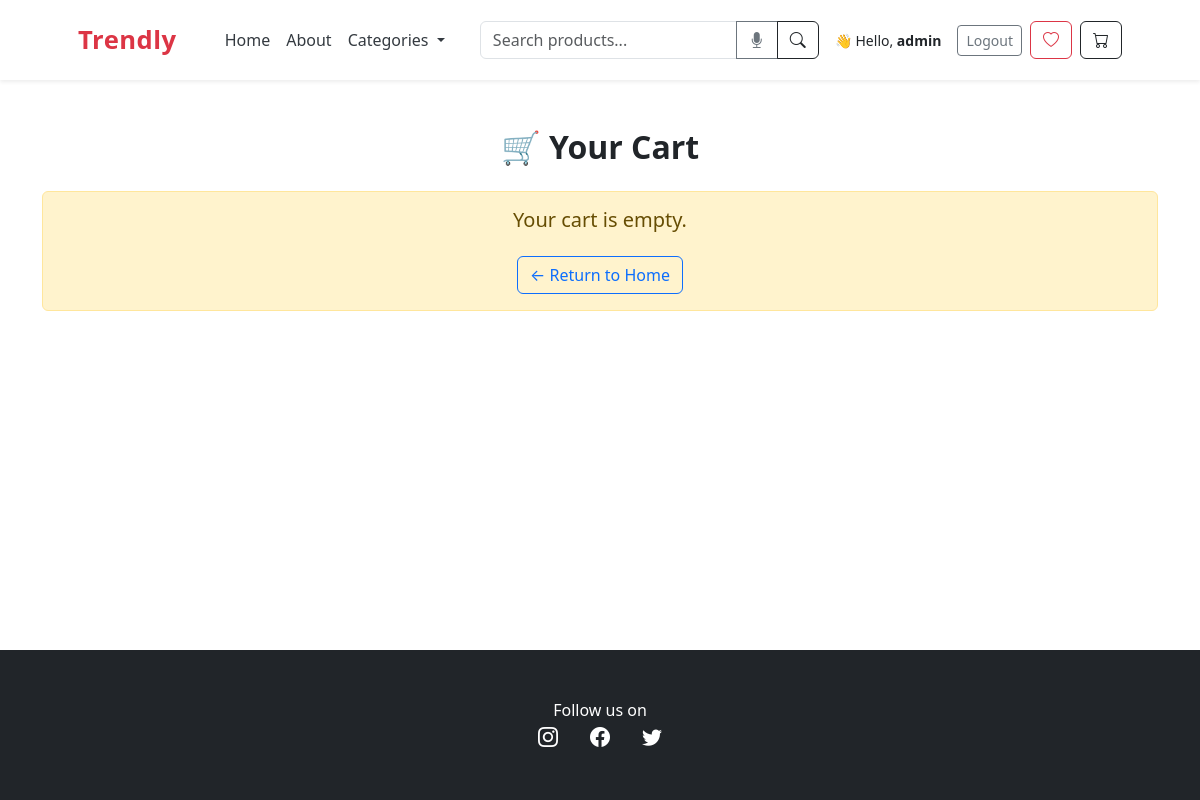
The page /cart/ (signed in) on the database as committed earlier.
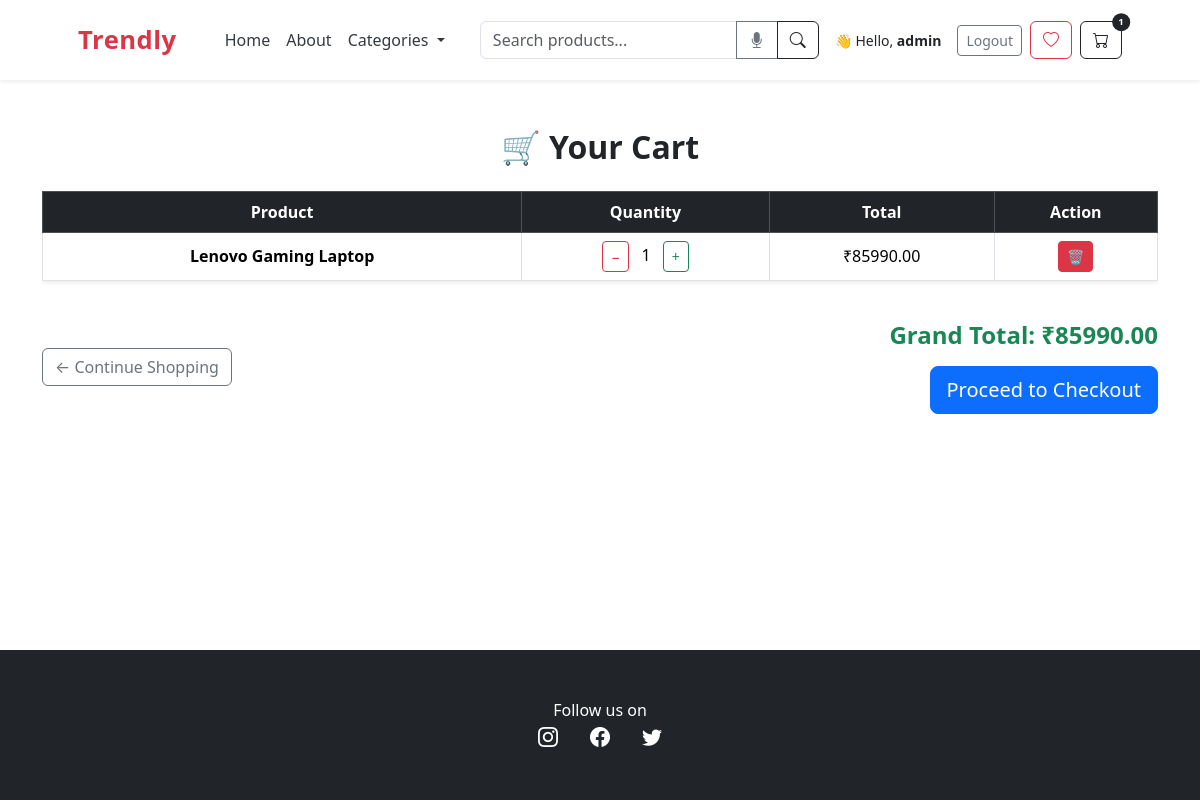
The same page on the database as committed later.
### store/models.py (models this page shows, shortened)
class CartItem(models.Model):
    user = models.ForeignKey(User, on_delete=models.CASCADE)
    product = models.ForeignKey(Product, on_delete=models.CASCADE)
    quantity = models.PositiveIntegerField(default=1)
    added_on = models.DateTimeField(auto_now_add=True)
    def total_price(self):
        return self.product.price * self.quantity

class Product(models.Model):
    name = models.CharField(max_length=100)
    price = models.DecimalField(default=0, decimal_places=2, max_digits=8)
    category = models.ForeignKey(Category, on_delete=models.CASCADE, default=1)
    description = models.CharField(max_length=250, blank=True, null=True)
    image = models.ImageField(upload_to='uploads/product/')
    on_sale = models.BooleanField(default=False)
    sale_price = models.DecimalField(default=0, decimal_places=2, max_digits=8)

### store/views.py (the view)
# urls.py: path("cart/", views.cart_view, name='cart'),
@login_required
def cart_view(request):
    items = CartItem.objects.filter(user=request.user)
    total = sum(item.total_price() for item in items)
    return render(request, 'store/cart.html', {'items': items, 'total': total})

### store/context_processors.py (called while the page is built)
def cart_item_count(request):
    if request.user.is_authenticated:
        return {'cart_item_count': CartItem.objects.filter(user=request.user).count()}
    return {'cart_item_count': 0}

### store/templates/store/cart.html (shortened to what this page needs)
{% extends "store/base.html" %}
{% load static %}
{% block content %}
<div class="container my-5">
    <h2 class="mb-4 text-center fw-bold">🛒 Your Cart</h2>
    {% if items %}
    <div class="table-responsive">
        <table class="table table-bordered shadow-sm">
            <thead class="table-dark text-center">
                <tr>
                    <th>Product</th>
                    <th>Quantity</th>
                    <th>Total</th>
                    <th>Action</th>
                </tr>
            </thead>
            <tbody>
                {% for item in items %}
                <tr class="text-center align-middle">
                    <td class="fw-semibold">{{ item.product.name }}</td>
                    <td>
                        <form action="{% url 'update_cart' item.id %}" method="POST" class="d-inline">
                            <button type="submit" name="action" value="decrease" class="btn btn-sm btn-outline-danger">−</button>
                        </form>
                        <span class="mx-2">{{ item.quantity }}</span>
                        <form action="{% url 'update_cart' item.id %}" method="POST" class="d-inline">
                            <button type="submit" name="action" value="increase" class="btn btn-sm btn-outline-success">+</button>
                        </form>
                    </td>
                    <td>₹{{ item.total_price }}</td>
                    <td>
                        <form action="{% url 'update_cart' item.id %}" method="POST" style="display: inline;">
                            <button class="btn btn-sm btn-danger"
                                    onclick="return confirm('Remove item from cart?')"
                                    {% if item.quantity > 1 %}disabled{% endif %}>
                                🗑
                            </button>
                        </form>
                    </td>
                </tr>
                {% endfor %}
            </tbody>
        </table>
    </div>
    <div class="d-flex flex-column flex-md-row justify-content-between align-items-start align-items-md-center mt-4">
        <a href="{% url 'home' %}" class="btn btn-outline-secondary mb-3 mb-md-0">← Continue Shopping</a>
        <div class="text-end">
            <h4 class="text-success fw-bold">Grand Total: ₹{{ total }}</h4>
            <a href="{% url 'checkout' %}" class="btn btn-lg btn-primary mt-2">Proceed to Checkout</a>
        </div>
    </div>
    {% else %}
    <div class="alert alert-warning text-center">
        <h5>Your cart is empty.</h5>
        <a href="{% url 'home' %}" class="btn btn-outline-primary mt-3">← Return to Home</a>
    </div>
    {% endif %}
</div>
{% endblock %}

### store/templates/store/navbar.html (shortened to what this page needs)
<nav class="navbar navbar-expand-lg navbar-light bg-white shadow-sm py-3">
  <div class="container px-4 px-lg-5">
    <a class="navbar-brand" href="{% url 'home' %}">Trendly</a>
    <div class="collapse navbar-collapse mt-3 mt-lg-0" id="navbarSupportedContent">
      <ul class="navbar-nav me-auto mb-2 mb-lg-0 ms-lg-4">
        <li class="nav-item">
          <a class="nav-link {% if request.path == '/' %}active{% endif %}" href="{% url 'home' %}">Home</a>
        </li>
        <li class="nav-item">
          <a class="nav-link {% if request.path == '/about/' %}active{% endif %}" href="{% url 'about' %}">About</a>
        </li>
        <li class="nav-item dropdown">
          <a class="nav-link dropdown-toggle {% if 'categories' in request.path %}active{% endif %}" href="#"
            id="navbarDropdown" role="button" data-bs-toggle="dropdown" aria-expanded="false">
            Categories
          </a>
        </li>
      </ul>
      <form class="d-flex me-3" method="GET" action="{% url 'search_results' %}">
        <div class="input-group">
          <input class="form-control" type="search" name="q" placeholder="Search products..." id="searchInput" />
          <button class="btn btn-outline-secondary" type="button" onclick="startVoiceSearch()" title="Speak to search">
            <i class="bi bi-mic-fill"></i>
          </button>
          <button class="btn btn-outline-dark" type="submit">
            <i class="bi bi-search"></i>
          </button>
        </div>
      </form>
      <div class="d-flex align-items-center gap-2">
        {% if user.is_authenticated %}
          <span class="me-2 small">👋 Hello, <strong>{{ user.first_name|default:user.username }}</strong></span>
          <a class="btn btn-sm btn-outline-secondary" href="{% url 'logout' %}">Logout</a>
        {% else %}
          <a class="btn btn-sm btn-outline-dark" href="{% url 'login' %}">Login</a>
          <a class="btn btn-sm btn-dark text-white" href="{% url 'register' %}">Register</a>
        {% endif %}
        <a class="btn btn-outline-danger position-relative" href="{% url 'wishlist_view' %}">
          <i class="bi bi-heart"></i>
        </a>
        <a class="btn btn-outline-dark position-relative" href="{% url 'cart' %}">
          <i class="bi bi-cart"></i>
          {% if cart_item_count %}
            <span class="position-absolute top-0 start-100 translate-middle badge rounded-pill bg-dark">
              {{ cart_item_count }}
            </span>
          {% endif %}
        </a>
      </div>
    </div>
  </div>
</nav>

Rows that differ between the two databases and show on the page:
added CartItem: product.name "Lenovo Gaming Laptop", quantity "1", total_price "85990.00"
Other text that changed with them:
{{ cart_item_count }}: (not shown) → "1"
{{ total }}: (not shown) → "85990.00"
text no longer shown: "Your cart is empty. ← Return to Home"
text now shown: "Product Quantity Total Action ← Continue Shopping Grand Total: ₹ Proceed to Checkout"
